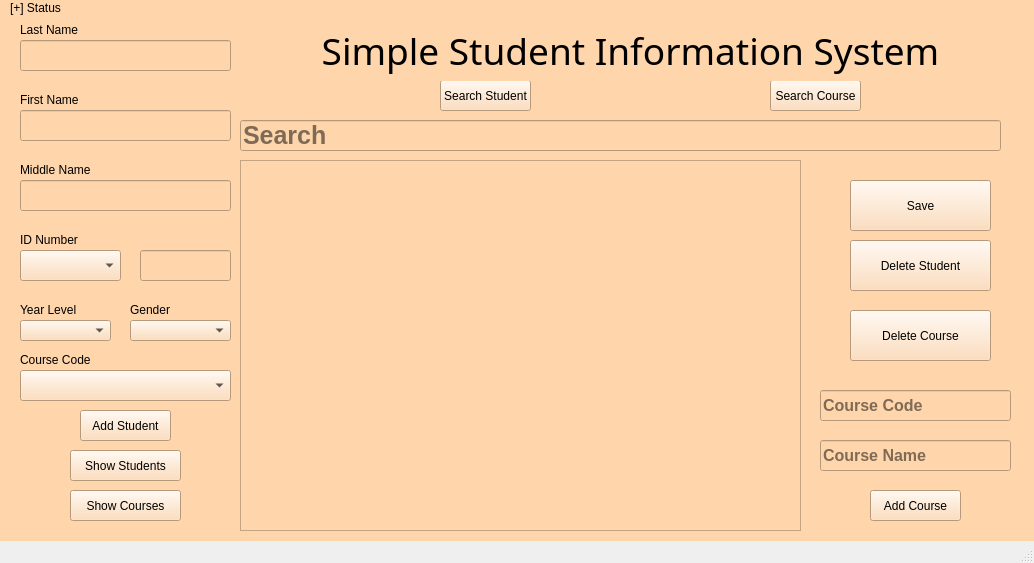
<?xml version="1.0" encoding="UTF-8"?>
<ui version="4.0">
 <class>MainWindow</class>
 <widget class="QMainWindow" name="MainWindow">
  <property name="geometry">
   <rect>
    <x>0</x>
    <y>0</y>
    <width>1034</width>
    <height>563</height>
   </rect>
  </property>
  <property name="windowTitle">
   <string>MainWindow</string>
  </property>
  <widget class="QWidget" name="centralwidget">
   <property name="styleSheet">
    <string notr="true">alternate-background-color: rgb(255, 217, 206);
background-color: rgb(255, 213, 171);</string>
   </property>
   <widget class="QLineEdit" name="LastName">
    <property name="geometry">
     <rect>
      <x>20</x>
      <y>40</y>
      <width>211</width>
      <height>31</height>
     </rect>
    </property>
   </widget>
   <widget class="QPushButton" name="SearchStudButt">
    <property name="geometry">
     <rect>
      <x>440</x>
      <y>80</y>
      <width>91</width>
      <height>31</height>
     </rect>
    </property>
    <property name="text">
     <string>Search Student</string>
    </property>
   </widget>
   <widget class="QPushButton" name="SeachCourseButt">
    <property name="geometry">
     <rect>
      <x>770</x>
      <y>80</y>
      <width>91</width>
      <height>31</height>
     </rect>
    </property>
    <property name="text">
     <string>Search Course</string>
    </property>
   </widget>
   <widget class="QLineEdit" name="FirstName">
    <property name="geometry">
     <rect>
      <x>20</x>
      <y>110</y>
      <width>211</width>
      <height>31</height>
     </rect>
    </property>
   </widget>
   <widget class="QLineEdit" name="MiddleName">
    <property name="geometry">
     <rect>
      <x>20</x>
      <y>180</y>
      <width>211</width>
      <height>31</height>
     </rect>
    </property>
   </widget>
   <widget class="QLineEdit" name="IDNumber">
    <property name="geometry">
     <rect>
      <x>140</x>
      <y>250</y>
      <width>91</width>
      <height>31</height>
     </rect>
    </property>
   </widget>
   <widget class="QComboBox" name="ComboBox">
    <property name="geometry">
     <rect>
      <x>20</x>
      <y>370</y>
      <width>211</width>
      <height>31</height>
     </rect>
    </property>
   </widget>
   <widget class="QComboBox" name="Gender">
    <property name="geometry">
     <rect>
      <x>130</x>
      <y>320</y>
      <width>101</width>
      <height>21</height>
     </rect>
    </property>
   </widget>
   <widget class="QComboBox" name="YearLevel">
    <property name="geometry">
     <rect>
      <x>20</x>
      <y>320</y>
      <width>91</width>
      <height>21</height>
     </rect>
    </property>
   </widget>
   <widget class="QTableView" name="tableView">
    <property name="geometry">
     <rect>
      <x>240</x>
      <y>160</y>
      <width>561</width>
      <height>371</height>
     </rect>
    </property>
   </widget>
   <widget class="QPushButton" name="ShowStudButton">
    <property name="geometry">
     <rect>
      <x>70</x>
      <y>450</y>
      <width>111</width>
      <height>31</height>
     </rect>
    </property>
    <property name="text">
     <string>Show Students</string>
    </property>
   </widget>
   <widget class="QPushButton" name="ShowCourButton">
    <property name="geometry">
     <rect>
      <x>70</x>
      <y>490</y>
      <width>111</width>
      <height>31</height>
     </rect>
    </property>
    <property name="text">
     <string>Show Courses</string>
    </property>
   </widget>
   <widget class="QPushButton" name="DeleteStudButt">
    <property name="geometry">
     <rect>
      <x>850</x>
      <y>240</y>
      <width>141</width>
      <height>51</height>
     </rect>
    </property>
    <property name="text">
     <string>Delete Student</string>
    </property>
   </widget>
   <widget class="QPushButton" name="DelCoursButt">
    <property name="geometry">
     <rect>
      <x>850</x>
      <y>310</y>
      <width>141</width>
      <height>51</height>
     </rect>
    </property>
    <property name="text">
     <string>Delete Course</string>
    </property>
   </widget>
   <widget class="QLineEdit" name="CourseCode">
    <property name="geometry">
     <rect>
      <x>820</x>
      <y>390</y>
      <width>191</width>
      <height>31</height>
     </rect>
    </property>
    <property name="font">
     <font>
      <pointsize>12</pointsize>
      <bold>true</bold>
     </font>
    </property>
    <property name="inputMask">
     <string/>
    </property>
    <property name="text">
     <string/>
    </property>
    <property name="placeholderText">
     <string>Course Code</string>
    </property>
   </widget>
   <widget class="QLineEdit" name="CourseName">
    <property name="geometry">
     <rect>
      <x>820</x>
      <y>440</y>
      <width>191</width>
      <height>31</height>
     </rect>
    </property>
    <property name="font">
     <font>
      <pointsize>12</pointsize>
      <bold>true</bold>
     </font>
    </property>
    <property name="inputMask">
     <string/>
    </property>
    <property name="text">
     <string/>
    </property>
    <property name="placeholderText">
     <string>Course Name</string>
    </property>
   </widget>
   <widget class="QPushButton" name="AddCoursButt">
    <property name="geometry">
     <rect>
      <x>870</x>
      <y>490</y>
      <width>91</width>
      <height>31</height>
     </rect>
    </property>
    <property name="text">
     <string>Add Course</string>
    </property>
   </widget>
   <widget class="QLabel" name="label">
    <property name="geometry">
     <rect>
      <x>250</x>
      <y>20</y>
      <width>761</width>
      <height>61</height>
     </rect>
    </property>
    <property name="sizePolicy">
     <sizepolicy hsizetype="Maximum" vsizetype="Preferred">
      <horstretch>0</horstretch>
      <verstretch>0</verstretch>
     </sizepolicy>
    </property>
    <property name="font">
     <font>
      <family>Sitka Text</family>
      <pointsize>22</pointsize>
      <bold>false</bold>
     </font>
    </property>
    <property name="text">
     <string>&lt;html&gt;&lt;head/&gt;&lt;body&gt;&lt;p align=&quot;center&quot;&gt;&lt;span style=&quot; font-size:28pt;&quot;&gt;Simple Student Information System&lt;/span&gt;&lt;/p&gt;&lt;/body&gt;&lt;/html&gt;</string>
    </property>
   </widget>
   <widget class="QLabel" name="label_2">
    <property name="geometry">
     <rect>
      <x>20</x>
      <y>20</y>
      <width>91</width>
      <height>20</height>
     </rect>
    </property>
    <property name="text">
     <string>Last Name</string>
    </property>
   </widget>
   <widget class="QLabel" name="label_3">
    <property name="geometry">
     <rect>
      <x>20</x>
      <y>90</y>
      <width>91</width>
      <height>20</height>
     </rect>
    </property>
    <property name="text">
     <string>First Name</string>
    </property>
   </widget>
   <widget class="QLabel" name="label_4">
    <property name="geometry">
     <rect>
      <x>20</x>
      <y>160</y>
      <width>91</width>
      <height>20</height>
     </rect>
    </property>
    <property name="text">
     <string>Middle Name</string>
    </property>
   </widget>
   <widget class="QLabel" name="label_5">
    <property name="geometry">
     <rect>
      <x>20</x>
      <y>230</y>
      <width>91</width>
      <height>20</height>
     </rect>
    </property>
    <property name="text">
     <string>ID Number</string>
    </property>
   </widget>
   <widget class="QLabel" name="label_6">
    <property name="geometry">
     <rect>
      <x>20</x>
      <y>300</y>
      <width>91</width>
      <height>20</height>
     </rect>
    </property>
    <property name="text">
     <string>Year Level</string>
    </property>
   </widget>
   <widget class="QLabel" name="label_7">
    <property name="geometry">
     <rect>
      <x>130</x>
      <y>300</y>
      <width>91</width>
      <height>20</height>
     </rect>
    </property>
    <property name="text">
     <string>Gender</string>
    </property>
   </widget>
   <widget class="QLabel" name="label_8">
    <property name="geometry">
     <rect>
      <x>20</x>
      <y>350</y>
      <width>91</width>
      <height>20</height>
     </rect>
    </property>
    <property name="text">
     <string>Course Code</string>
    </property>
   </widget>
   <widget class="QComboBox" name="IDNumberCombobox">
    <property name="geometry">
     <rect>
      <x>20</x>
      <y>250</y>
      <width>101</width>
      <height>31</height>
     </rect>
    </property>
   </widget>
   <widget class="QPushButton" name="AddStudentButton">
    <property name="geometry">
     <rect>
      <x>80</x>
      <y>410</y>
      <width>91</width>
      <height>31</height>
     </rect>
    </property>
    <property name="text">
     <string>Add Student</string>
    </property>
   </widget>
   <widget class="QLabel" name="label_9">
    <property name="geometry">
     <rect>
      <x>10</x>
      <y>0</y>
      <width>291</width>
      <height>16</height>
     </rect>
    </property>
    <property name="text">
     <string>[+] Status</string>
    </property>
   </widget>
   <widget class="QLineEdit" name="Search">
    <property name="geometry">
     <rect>
      <x>240</x>
      <y>120</y>
      <width>761</width>
      <height>31</height>
     </rect>
    </property>
    <property name="font">
     <font>
      <pointsize>19</pointsize>
      <bold>true</bold>
     </font>
    </property>
    <property name="text">
     <string/>
    </property>
    <property name="placeholderText">
     <string>Search</string>
    </property>
   </widget>
   <widget class="QPushButton" name="pushButton_4">
    <property name="geometry">
     <rect>
      <x>850</x>
      <y>180</y>
      <width>141</width>
      <height>51</height>
     </rect>
    </property>
    <property name="text">
     <string>Save</string>
    </property>
   </widget>
  </widget>
  <widget class="QStatusBar" name="statusbar"/>
 </widget>
 <resources/>
 <connections/>
</ui>
